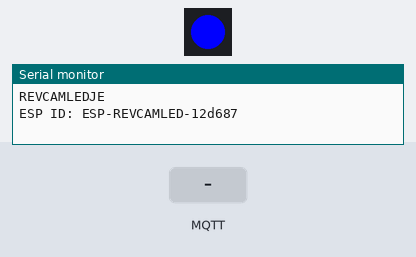
Simulated run of this sketch. Board: ESP8266 (Wemos D1 mini). Shown: 1 RGB LEDs in strip order, left to right, the last lines printed to the serial monitor. The inputs (shaded band) are chosen by the test bench. WiFi joins after 1.5 s; servers stay silent unless stated; colours are those a GRB WS2812 strip shows for the declared byte order; no MQTT or app messages arrive unless stated.

Above: at 2.7 s.
2.8 s: MQTT message "0" arrives on the first subscribed topic
At 3.1 s:
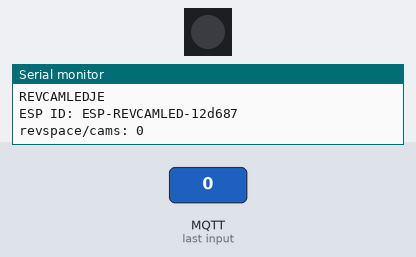
4.3 s: MQTT message "on" arrives on the first subscribed topic
5.8 s: MQTT message "off" arrives on the first subscribed topic
Timing chart, 0 to 8.8 s (numbered marks = the images above; inputs shaded):
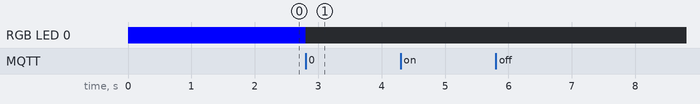

The sketch:

revcamledje.ino
```cpp
#include <Arduino.h>

#include <ESP8266WiFi.h>
#include <WiFiManager.h>
#include <FastLED.h>
#include <PubSubClient.h>

#define PIN_LED     D2

#define MQTT_SERVER "revspace.nl"
#define MQTT_PORT   1883
#define CAMS_TOPIC  "revspace/cams"
#define CAM_IDX     5

static WiFiManager wifiManager;
static WiFiClient wifiClient;
static PubSubClient mqttClient(wifiClient);
static char mqtt_id[32];

static CRGB led;

static void mqtt_callback(const char *topic, uint8_t * payload, unsigned int length)
{
    char data[32];
    if (length >= sizeof(data)) {
        Serial.printf("%s: data too long!\n", topic);
        return;
    }

    strncpy(data, (char *) payload, length);
    data[length] = '\0';
    Serial.printf("%s: %s\n", topic, data);

    // split
    CRGB color = CRGB::Black;
    char *next = strtok(data, " ");
    for (int idx = 0; next != NULL; idx++) {
        if (idx == CAM_IDX) {
            if (strcmp(next, "0") != 0) {
                color = CRGB::Red;
            }
        }
        next = strtok(NULL, " ");
    }
    FastLED.showColor(color);
}

void setup(void)
{
    Serial.begin(115200);
    Serial.printf("\nREVCAMLEDJE\n");

    // get ESP id
    sprintf(mqtt_id, "ESP-REVCAMLED-%06x", ESP.getChipId());
    Serial.printf("ESP ID: %s\n", mqtt_id);

    FastLED.addLeds < WS2812B, PIN_LED, RGB > (&led, 1);
    FastLED.showColor(CRGB::Blue);

    wifiManager.autoConnect(mqtt_id);

    mqttClient.setServer(MQTT_SERVER, MQTT_PORT);
    mqttClient.setCallback(mqtt_callback);
}

void mqtt_alive(void)
{
    if (!mqttClient.connected()) {
        mqttClient.connect(mqtt_id);
        mqttClient.subscribe(CAMS_TOPIC);
    }
    // keep MQTT alive
    mqttClient.loop();
}


void loop(void)
{
    mqtt_alive();
}
```

Measured:
- after the input at 2.8 s, RGB LED 0: RGB(0, 0, 255) → off at once
